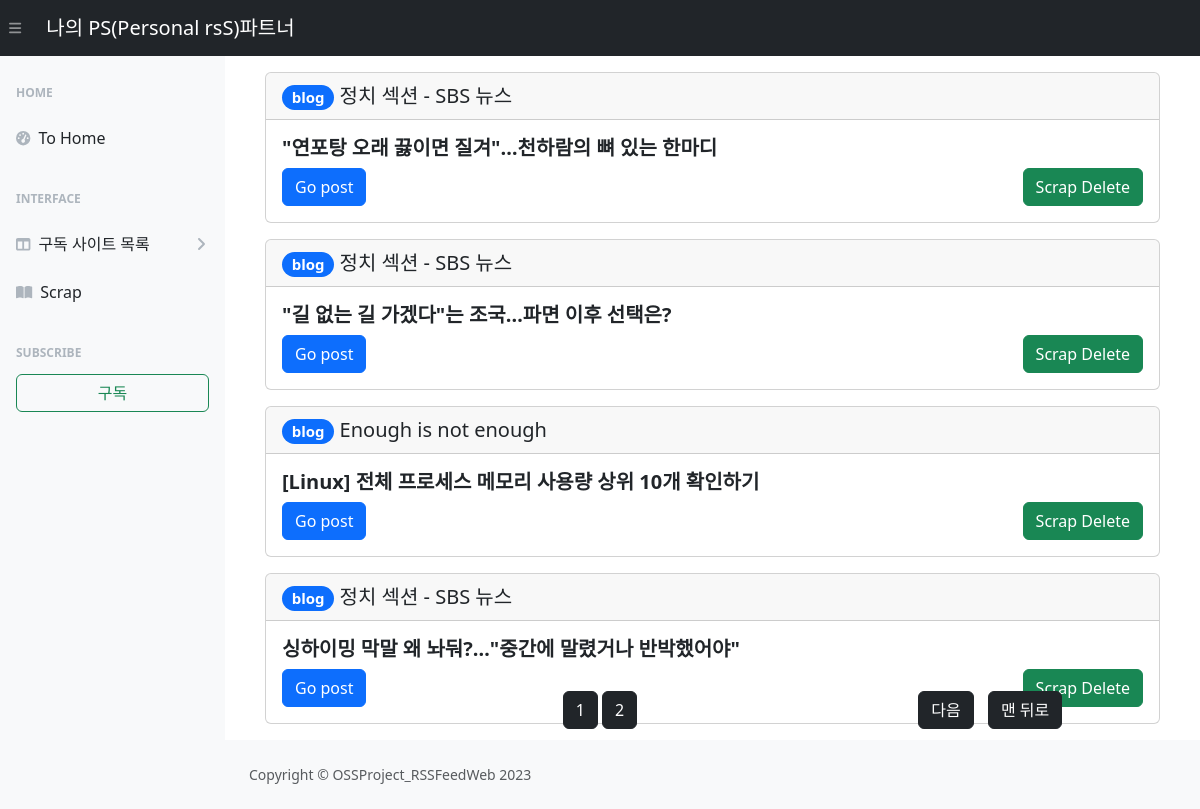
The app's page /scrap/, older data.
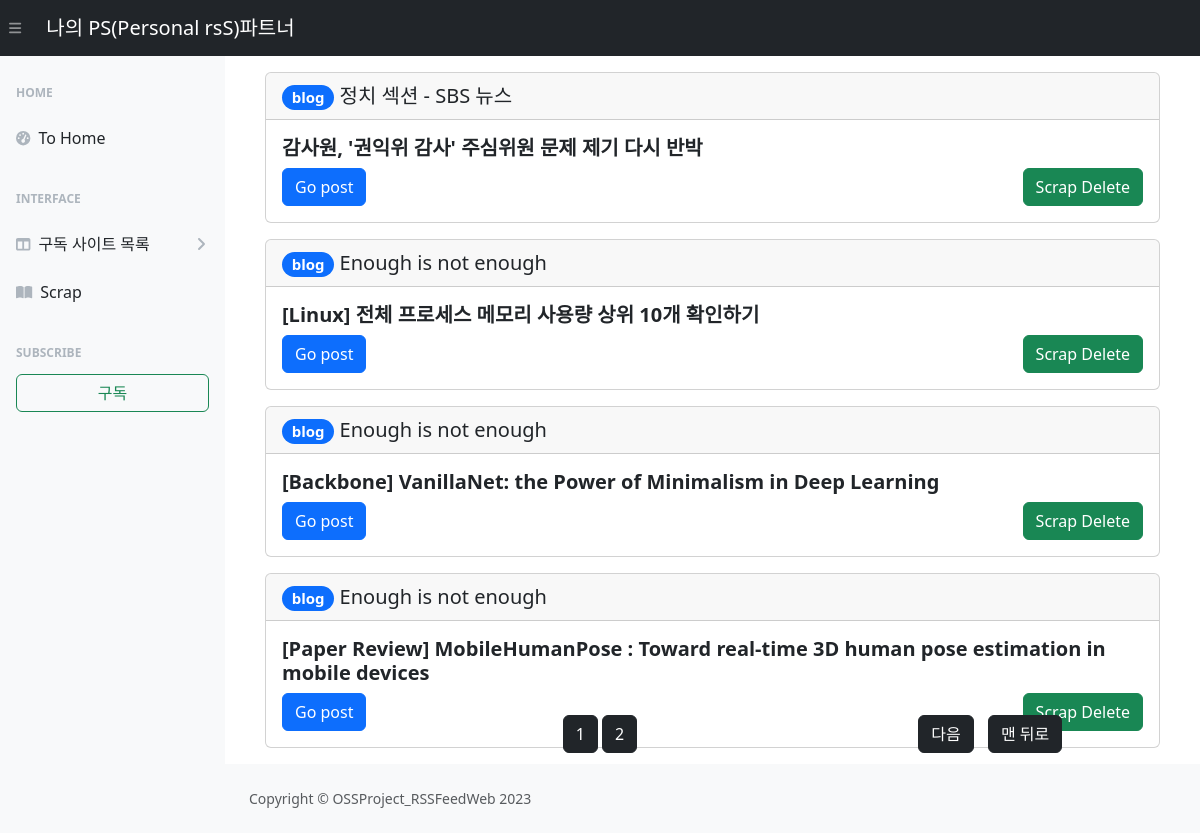
The same page, newer data.
### RssFeedWeb/models.py (models this page shows)
class scrapData(models.Model):
    title = models.CharField(max_length=100)
    link = models.URLField(unique=True)
    main_title = models.CharField(max_length=100)

### RssFeedWeb/views.py (the view)
# urls.py: path('scrap/', views.scrap, name='scrap'),
def scrap(request):
    url = subsData.objects.all()
    scrap=scrapData.objects.all()
    result = []
    for sub in url:
        rss_Url = sub.link
        subList = feedparser.parse(rss_Url)
        result.append(subList)
    paginator = Paginator(scrap, 4)
    page_number = request.GET.get('page',1)  # 현재 페이지 번호 가져오기
    page_obj = paginator.get_page(page_number)
    return render(request, "RssFeedWeb/scrap.html",
           {"result":result,"url":url,"scrap":scrap,"page_obj":page_obj})

### templates/RssFeedWeb/scrap.html (shortened to what this page needs)
<!DOCTYPE html>
<html>
<head>
    {% load static %}
    <link rel="stylesheet" type="text/css" href="{% static 'styles.css' %}">
    <link href="https://cdn.jsdelivr.net/npm/bootstrap@5.3.0-alpha3/dist/css/bootstrap.min.css" rel="stylesheet"
>
</head>
<body>
<nav class="sb-topnav navbar navbar-expand navbar-dark bg-dark">
    <button class="btn btn-link btn-sm order-1 order-lg-0 me-4 me-lg-0" id="sidebarToggle" href="#!"><i
            class="fas fa-bars"></i></button>
    <a class="navbar-brand ps-3" href="{%url 'rss_feed'%}">나의 PS(Personal rsS)파트너</a>
    <a class="btn btn-default mx-auto"></a>
</nav>
<div id="layoutSidenav">
    <div id="layoutSidenav_nav">
        <nav class="sb-sidenav accordion sb-sidenav-light" id="sidenavAccordion">
            <div class="sb-sidenav-menu">
                <div class="nav">
                    <div class="sb-sidenav-menu-heading">Home</div>
                    <a class="nav-link" href="{%url 'rss_feed'%}">
                        <div class="sb-nav-link-icon"><i class="fas fa-tachometer-alt"></i></div>
                        To Home
                    </a>
                    <div class="sb-sidenav-menu-heading">Interface</div>
                    <a class="nav-link collapsed" href="#" data-bs-toggle="collapse" data-bs-target="#collapseLayouts"
                       aria-expanded="false" aria-controls="collapseLayouts">
                        <div class="sb-nav-link-icon"><i class="fas fa-columns"></i></div>
                        구독 사이트 목록
                        <div class="sb-sidenav-collapse-arrow"><i class="fas fa-angle-down"></i></div>
                    </a>
                    <a class="nav-link" href="{%url 'scrap'%}">
                        <div class="sb-nav-link-icon"><i class="fas fa-book-open"></i></div>
                        Scrap
                    </a>
                    <div class="sb-sidenav-menu-heading">subscribe</div>
                    <a href="{%url 'sub'%}" class="btn btn-outline-success mx-3" role="button">구독</a>
                </div>
            </div>
        </nav>
    </div>
    <div id="layoutSidenav_content">
        <main>
            <div class="container-fluid px-4">
                <div>
                    {% if scrap%}
                    {%for scrap_item in page_obj%}
                    <div class="m-3">
                        <div class="card">
                            <a href="{{scrap.html}}" class="card-header fs-5 text-decoration-none"><span
                                    class="badge rounded-pill text-bg-primary">blog</span>&nbsp;{{scrap_item.main_title}}</a>
                            <div class="card-body">
                                <h5 class="card-title fw-bold">{{ scrap_item.title }}</h5>
                                <a href="{{ scrap_item.link }}" class="btn btn-primary">Go post</a>
                                <div style="float:right">
                                    <a href="{% url 'scrap_Del' scrap_item.id%}" class="btn btn-success">Scrap
                                        Delete</a>
                                </div>
                            </div>
                        </div>
                    </div>
                    {%endfor%}
                    {%else%}
                    <h6>아직 스크랩 한 글이 없습니다.</h6>
                    <h6>지금 스크랩을 해보세요!</h6>
                    {%endif%}
                </div>
            </div>
        </main>
        <footer class="py-4 bg-light mt-auto">
            <div class="container-fluid px-4">
                <div class="d-flex align-items-center justify-content-between small">
                    <div class="text-muted">Copyright &copy; OSSProject_RSSFeedWeb 2023</div>
                </div>
            </div>
        </footer>
    </div>
    <div style="text-align:center;">
        <div class="pagination">
            <div style="width:35%; margin: 5px;">
            </div>
            <div style="width:30%; margin: 5px;">
                {% for page in page_obj.paginator.page_range %}
                {% if page >= page_obj.number|add:-2 and page <= page_obj.number|add:2 %}
                <span class="{% if page == page_obj.number %}current{% endif %}">
                        <a class="btn btn-dark" href="?page={{ page }}">{{ page}}</a>
                    </span>
                {% endif %}
                {% endfor %}
            </div>
            <div style="width:35%; margin: 5px;">
                {% if page_obj.has_next %}
                <a class="btn btn-dark" href="?page={{ page_obj.next_page_number }}">다음</a>
                <a class="btn btn-dark" href="?page={{ page_objt.paginator.num_pages }}">맨 뒤로</a>
                {% endif %}
            </div>
        </div>
    </div>
</div>
</body>
</html>

### templates/RssFeedWeb/scrap.html (style rules this page uses)
body { overflow:hidden; }
.pagination { position: fixed; bottom: 75px; left: 0; width: 100%; }

Row changes from the older to the newer data that the page shows:
removed scrapData: main_title "정치 섹션 - SBS 뉴스", title "\"연포탕 오래 끓이면 질겨\"…천하람의 뼈 있는 한마디"
removed scrapData: main_title "정치 섹션 - SBS 뉴스", title "\"길 없는 길 가겠다\"는 조국…파면 이후 선택은?"
removed scrapData: main_title "정치 섹션 - SBS 뉴스", title "싱하이밍 막말 왜 놔둬?…\"중간에 말렸거나 반박했어야\""
added scrapData: main_title "정치 섹션 - SBS 뉴스", title "감사원, '권익위 감사' 주심위원 문제 제기 다시 반박"
added scrapData: main_title "Enough is not enough", title "[Backbone] VanillaNet: the Power of Minimalism in Deep Learning"
added scrapData: main_title "Enough is not enough", title "[Paper Review] MobileHumanPose : Toward real-time 3D human pose estimation in mobile devices"
